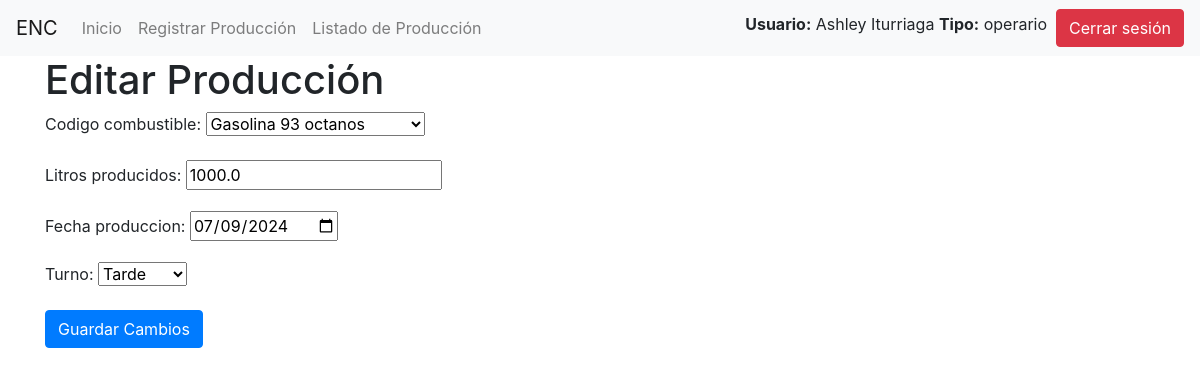
The app's page /editar/34/ (signed in) with its own data.
### produccion/models.py (models this page shows, shortened)
class Produccion(models.Model):
    codigo_combustible = models.ForeignKey(Producto, on_delete=models.CASCADE)
    litros_producidos = models.FloatField()
    fecha_produccion = models.DateField()
    turno = models.CharField(max_length=2, choices=[('AM', 'Mañana'), ('PM', 'Tarde'), ('MM', 'Noche')])
    hora_registro = models.TimeField(auto_now_add=True)
    operador = models.ForeignKey(User, on_delete=models.CASCADE, related_name='producciones_registradas')
    modificado_por = models.ForeignKey(User, on_delete=models.SET_NULL, null=True, blank=True, related_name='producciones_modificadas')
    fecha_modificacion = models.DateTimeField(null=True, blank=True)
    anulado = models.BooleanField(default=False)

### produccion/views.py (the view)
# urls.py: path('editar/<int:id>/', views.editar_produccion, name='editar_produccion'),
@login_required
def editar_produccion(request, id):
    produccion = get_object_or_404(Produccion, id=id)
    if request.method == 'POST':
        form = ProduccionForm(request.POST, instance=produccion)
        if form.is_valid():
            produccion = form.save(commit=False)
            produccion.modificado_por = request.user
            produccion.fecha_modificacion = timezone.now()
            produccion.save()
            return redirect('listado_produccion')
    else:
        form = ProduccionForm(instance=produccion)
    return render(request, 'produccion/editar_produccion.html', {'form': form})

### produccion/forms.py
class ProduccionForm(forms.ModelForm):
    class Meta:
        model = Produccion
        fields = ['codigo_combustible', 'litros_producidos', 'fecha_produccion', 'turno']
        widgets = {
            'fecha_produccion': forms.DateInput(format='%Y-%m-%d', attrs={'type': 'date'})
        }

### produccion/models.py (called while the page is built)
    def __str__(self):
        return self.nombre

### produccion/templates/produccion/editar_produccion.html (shortened to what this page needs)
{% extends 'produccion/base.html' %}
{% block content %}
<h1>Editar Producción</h1>
<form method="post">
    {{ form.as_p }}
    <button type="submit" class="btn btn-primary">Guardar Cambios</button>
</form>
{% endblock %}

### produccion/templates/produccion/base.html (shortened to what this page needs)
<!DOCTYPE html>
<html>
<head>
    <link rel="stylesheet" href="https://stackpath.bootstrapcdn.com/bootstrap/4.3.1/css/bootstrap.min.css">
</head>
<body>
    <nav class="navbar navbar-expand-lg navbar-light bg-light">
        <a class="navbar-brand" href="#">ENC</a>
        <div class="collapse navbar-collapse">
            <ul class="navbar-nav mr-auto">
                <li class="nav-item">
                    <a class="nav-link" href="{% url 'index' %}">Inicio</a>
                </li>
                {% if user.is_authenticated %}
                <li class="nav-item">
                    <a class="nav-link" href="{% url 'registro_produccion' %}">Registrar Producción</a>
                </li>
                <li class="nav-item">
                    <a class="nav-link" href="{% url 'listado_produccion' %}">Listado de Producción</a>
                </li>
                {% else %}
                <li class="nav-item">
                    <a class="nav-link" href="{% url 'login' %}">Iniciar Sesión</a>
                </li>
                {% endif %}
            </ul>
        </div>
        {% if user.is_authenticated %}
        <label>
            <b>Usuario:</b> {{ user.first_name }} {{ user.last_name }}
            <b>Tipo:</b> {% for group in user.groups.all %}
                            {{ group.name }}
                         {% endfor %}
        </label>
        <form action="{% url 'logout' %}" method="post">
            <button type="submit" class="btn btn-danger">Cerrar sesión</button>
        </form>
        {% endif %}
    </nav>
    <div class="container">
        {% block content %}
        {% endblock %}
    </div>
</body>
</html>

### records on screen
Produccion: codigo_combustible "Gasolina 93 octanos", litros_producidos "1000.0", fecha_produccion "07/09/2024", turno "Tarde"

### other values on screen
{{ user.first_name }} "Ashley"
{{ user.last_name }} "Iturriaga"
{{ group.name }} "operario"
